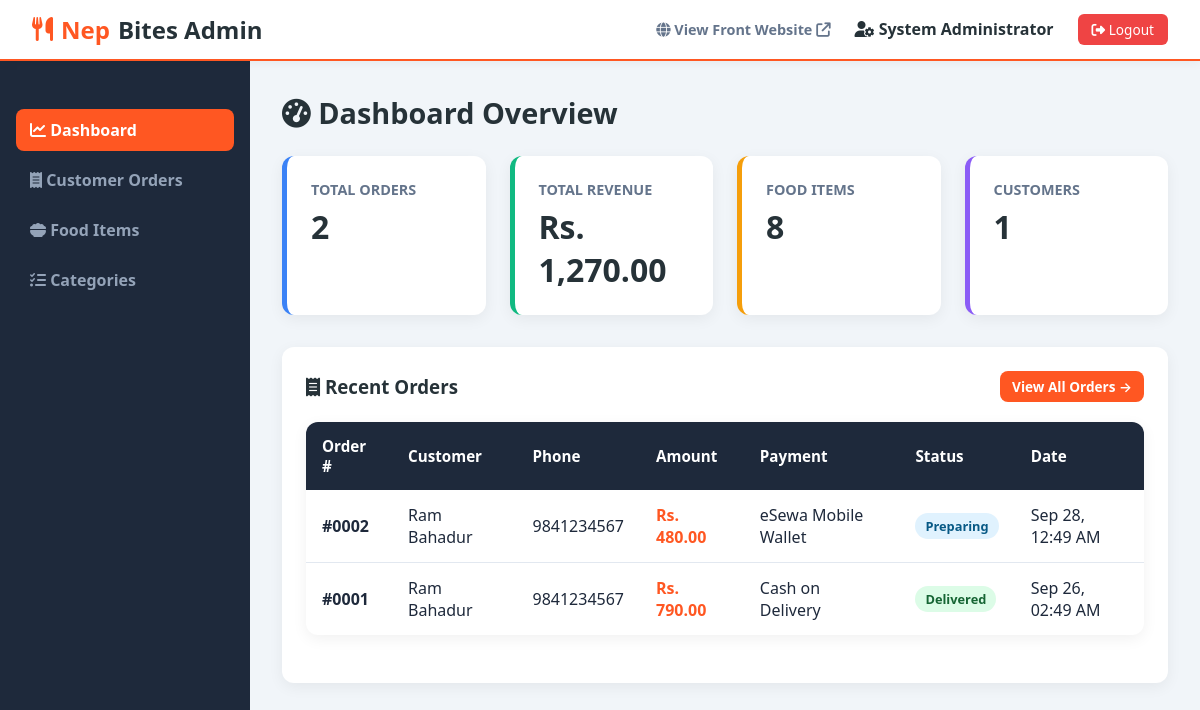
/admin/index.php (signed in), run on the app's committed database.
### tables this page shows
CREATE TABLE `orders` (
  `id` INT AUTO_INCREMENT PRIMARY KEY,
  `user_id` INT DEFAULT NULL,
  `total_amount` DECIMAL(10,2) NOT NULL,
  `customer_name` VARCHAR(100) NOT NULL,
  `customer_phone` VARCHAR(20) NOT NULL,
  `customer_email` VARCHAR(100) NOT NULL,
  `delivery_address` TEXT NOT NULL,
  `payment_method` VARCHAR(50) DEFAULT 'Cash on Delivery',
  `status` ENUM('Pending', 'Preparing', 'Out for Delivery', 'Delivered', 'Cancelled') DEFAULT 'Pending',
  `order_date` DATETIME DEFAULT CURRENT_TIMESTAMP,
  FOREIGN KEY (`user_id`) REFERENCES `users`(`id`) ON DELETE SET NULL
);

### admin/index.php (the view, shortened to what this page needs)
<?php
require_once 'header.php';
$res_orders = mysqli_query($conn, "SELECT COUNT(*) as total FROM orders");
$total_orders = mysqli_fetch_assoc($res_orders)['total'] ?? 0;
$res_rev = mysqli_query($conn, "SELECT SUM(total_amount) as total FROM orders WHERE status != 'Cancelled'");
$total_revenue = mysqli_fetch_assoc($res_rev)['total'] ?? 0;
$res_food = mysqli_query($conn, "SELECT COUNT(*) as total FROM food_items");
$total_food = mysqli_fetch_assoc($res_food)['total'] ?? 0;
$res_users = mysqli_query($conn, "SELECT COUNT(*) as total FROM users WHERE role='customer'");
$total_users = mysqli_fetch_assoc($res_users)['total'] ?? 0;
?>
<div class="section-title">
    <span><i class="fa-solid fa-gauge-high"></i> Dashboard Overview</span>
</div>
<div class="stats-grid">
    <div class="stat-card" style="border-left-color: #3b82f6;">
        <h4>TOTAL ORDERS</h4>
        <div class="number"><?php echo $total_orders; ?></div>
    </div>
    <div class="stat-card" style="border-left-color: #10b981;">
        <h4>TOTAL REVENUE</h4>
        <div class="number">Rs. <?php echo number_format($total_revenue, 2); ?></div>
    </div>
    <div class="stat-card" style="border-left-color: #f59e0b;">
        <h4>FOOD ITEMS</h4>
        <div class="number"><?php echo $total_food; ?></div>
    </div>
    <div class="stat-card" style="border-left-color: #8b5cf6;">
        <h4>CUSTOMERS</h4>
        <div class="number"><?php echo $total_users; ?></div>
    </div>
</div>
<div style="background: white; border-radius: var(--radius); padding: 1.5rem; box-shadow: var(--shadow);">
    <div style="display: flex; justify-content: space-between; align-items: center; margin-bottom: 1.25rem;">
        <h3 style="color: var(--secondary-color);"><i class="fa-solid fa-receipt"></i> Recent Orders</h3>
        <a href="manage-orders.php" class="btn-primary" style="font-size: 0.85rem; padding: 6px 12px;">View All Orders &rarr;</a>
    </div>
    <table class="data-table">
        <thead>
            <tr>
                <th>Order #</th>
                <th>Customer</th>
                <th>Phone</th>
                <th>Amount</th>
                <th>Payment</th>
                <th>Status</th>
                <th>Date</th>
            </tr>
        </thead>
        <tbody>
            <?php
            $sql_recent = "SELECT * FROM orders ORDER BY id DESC LIMIT 5";
            $res_recent = mysqli_query($conn, $sql_recent);
            if ($res_recent && mysqli_num_rows($res_recent) > 0) {
                while ($ord = mysqli_fetch_assoc($res_recent)) {
                    $st = $ord['status'];
                    $b_class = 'badge-pending';
                    if ($st === 'Preparing') $b_class = 'badge-preparing';
                    if ($st === 'Delivered') $b_class = 'badge-delivered';
                    ?>
                    <tr>
                        <td><strong>#<?php echo sprintf('%04d', $ord['id']); ?></strong></td>
                        <td><?php echo htmlspecialchars($ord['customer_name']); ?></td>
                        <td><?php echo htmlspecialchars($ord['customer_phone']); ?></td>
                        <td style="font-weight: 700; color: var(--primary-color);">Rs. <?php echo number_format($ord['total_amount'], 2); ?></td>
                        <td><?php echo htmlspecialchars($ord['payment_method']); ?></td>
                        <td><span class="badge <?php echo $b_class; ?>"><?php echo $st; ?></span></td>
                        <td><?php echo date('M d, h:i A', strtotime($ord['order_date'])); ?></td>
                    </tr>
                    <?php
                }
            } else {
                echo "<tr><td colspan='7'>No recent orders found.</td></tr>";
            }
            ?>
        </tbody>
    </table>
</div>
<?php require_once 'footer.php'; ?>

### style.css (style rules this page uses)
:root { --primary-color: #ff5722; --primary-hover: #e64a19; --secondary-color: #263238; --accent-color: #ffc107; --bg-light: #f8fafc; --card-bg: #ffffff; --text-dark: #1e293b; --text-muted: #64748b; --border-color: #e2e8f0; --shadow: 0 4px 15px rgba(0, 0, 0, 0.06); --shadow-hover: 0 8px 25px rgba(255, 87, 34, 0.15); --radius: 12px; --transition: all 0.25s ease-in-out; }
* { margin: 0; padding: 0; box-sizing: border-box; font-family: 'Segoe UI', system-ui, -apple-system, sans-serif; }
body { background-color: var(--bg-light); color: var(--text-dark); display: flex; flex-direction: column; min-height: 100vh; }
a { text-decoration: none; color: inherit; transition: var(--transition); }
.section-title { font-size: 1.8rem; font-weight: 700; color: var(--secondary-color); margin-bottom: 1.5rem; display: flex; align-items: center; justify-content: space-between; }
.cart-table, .data-table { width: 100%; border-collapse: collapse; background: white; border-radius: var(--radius); overflow: hidden; box-shadow: var(--shadow); margin-bottom: 1.5rem; }
.cart-table th, .data-table th { background: #1e293b; color: white; padding: 14px 16px; text-align: left; font-size: 0.95rem; }
.cart-table td, .data-table td { padding: 14px 16px; border-bottom: 1px solid var(--border-color); vertical-align: middle; }
.cart-table tr:last-child td, .data-table tr:last-child td { border-bottom: none; }
.btn-primary { background: var(--primary-color); color: white; padding: 10px 20px; border-radius: 8px; font-weight: 600; border: none; cursor: pointer; display: inline-block; }
.badge { padding: 4px 10px; border-radius: 50px; font-size: 0.8rem; font-weight: 700; display: inline-block; }
.badge-preparing { background: #e0f2fe; color: #075985; }
.badge-delivered { background: #dcfce7; color: #166534; }
.stats-grid { display: grid; grid-template-columns: repeat(auto-fit, minmax(200px, 1fr)); gap: 1.5rem; margin-bottom: 2rem; }
.stat-card { background: white; padding: 1.5rem; border-radius: var(--radius); box-shadow: var(--shadow); border-left: 5px solid var(--primary-color); }
.stat-card h4 { color: var(--text-muted); font-size: 0.9rem; margin-bottom: 6px; }
.stat-card .number { font-size: 2rem; font-weight: 800; color: var(--secondary-color); }

### data on the page
orders: id "0002", customer_name "Ram Bahadur", customer_phone "9841234567", total_amount "480.00", payment_method "eSewa Mobile Wallet", status "Preparing", order_date "Sep 28, 12:49 AM"
orders: id "0001", customer_name "Ram Bahadur", customer_phone "9841234567", total_amount "790.00", payment_method "Cash on Delivery", status "Delivered", order_date "Sep 26, 02:49 AM"

### other printed values
$_SESSION['user_name'] "System Administrator"
$total_orders "2"
$total_revenue "1,270.00"
$total_food "8"
$total_users "1"
